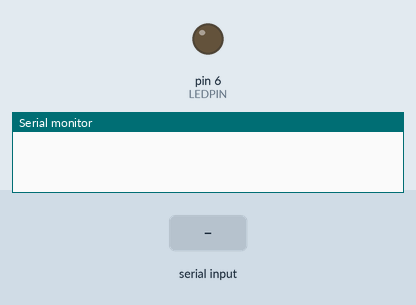
A sketch run on a simulated Arduino Uno, built with avr-gcc and run on an emulated ATmega328P. On the bench: output pins drawn as LEDs (lit = HIGH), the last lines printed to the serial monitor. Inputs (shaded band) come from the test bench.

Above: at 1.2 s.
1.3 s: "T" received over Serial
At 2.3 s:
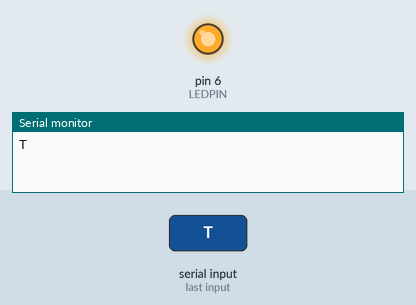
2.8 s: "F" received over Serial
At 3.5 s:
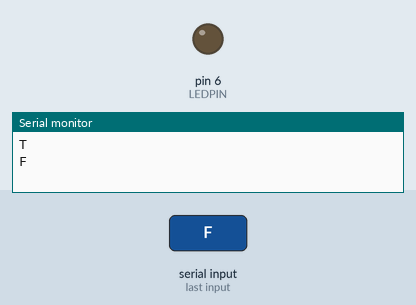
Timing chart, 0 to 5.8 s (numbered marks = the images above; inputs shaded):
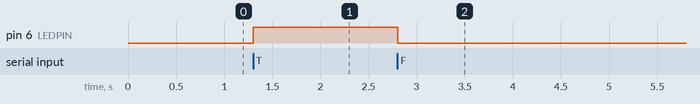

Measured:
- after the input at 1.3 s, pin 6 (LEDPIN): LOW → HIGH at once
- after the input at 2.8 s, pin 6 (LEDPIN): HIGH → LOW at once

The sketch:

arduinoNode.ino
```cpp
int LEDPIN = 6;

void setup() {
  // put your setup code here, to run once:
  Serial.begin(9600);

  pinMode(LEDPIN,OUTPUT);
  digitalWrite(LEDPIN,LOW);
}

void loop() {
  // put your main code here, to run repeatedly:

    // Si tenemos data de elpuerto Serial

    if (Serial.available() > 0)
    {
        char readData;

        readData =(char) Serial.read();
        Serial.println(readData);
        if (readData == 'T')
        {
            digitalWrite(LEDPIN, HIGH);
        }

        if (readData == 'F')
        {
            digitalWrite(LEDPIN, LOW);
        }

    }
    delay(10);
}
```
